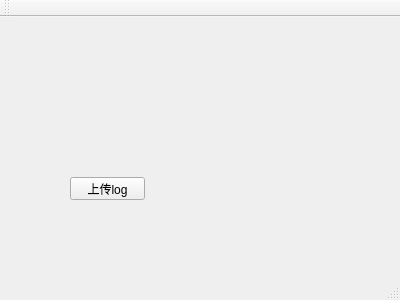
<?xml version="1.0" encoding="UTF-8"?>
<ui version="4.0">
 <class>MainWindow</class>
 <widget class="QMainWindow" name="MainWindow">
  <property name="geometry">
   <rect>
    <x>0</x>
    <y>0</y>
    <width>400</width>
    <height>300</height>
   </rect>
  </property>
  <property name="windowTitle">
   <string>MainWindow</string>
  </property>
  <widget class="QWidget" name="centralWidget">
   <widget class="QPushButton" name="pushButton">
    <property name="geometry">
     <rect>
      <x>70</x>
      <y>160</y>
      <width>75</width>
      <height>23</height>
     </rect>
    </property>
    <property name="text">
     <string>上传log</string>
    </property>
   </widget>
  </widget>
  <widget class="QMenuBar" name="menuBar">
   <property name="geometry">
    <rect>
     <x>0</x>
     <y>0</y>
     <width>400</width>
     <height>23</height>
    </rect>
   </property>
  </widget>
  <widget class="QToolBar" name="mainToolBar">
   <attribute name="toolBarArea">
    <enum>TopToolBarArea</enum>
   </attribute>
   <attribute name="toolBarBreak">
    <bool>true</bool>
   </attribute>
  </widget>
  <widget class="QStatusBar" name="statusBar"/>
 </widget>
 <layoutdefault spacing="6" margin="11"/>
 <resources/>
 <connections/>
</ui>
